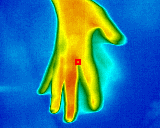
#> input picture 20190507_191615.bmp, 160 x 128 px
$ python heat.py
#> lines starting #> are read from the running program, lines starting #| are printed output that depends on the picture
# %% In[0]: Import Package
import cv2

# %% In[1]: Open IMG
heat = cv2.imread('./20190507_191615.bmp');
#> heat is the input picture: shape (128, 160, 3); mean B, G, R 150.5, 124, 49.9
heat = cv2.cvtColor(heat, cv2.COLOR_BGR2HSV)
#> heat: shape (128, 160, 3); mean H, S, V 85.4, 255, 209

h, s, v = cv2.split(heat)
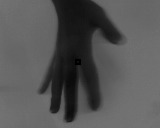
#> h: shape (128, 160); min 0, max 118, mean 85.4
#> s: shape (128, 160); every value is 255
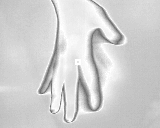
#> v: shape (128, 160); min 110, max 255, mean 209

cv2.imshow('image', h)
cv2.waitKey(0)
cv2.destroyAllWindows()
